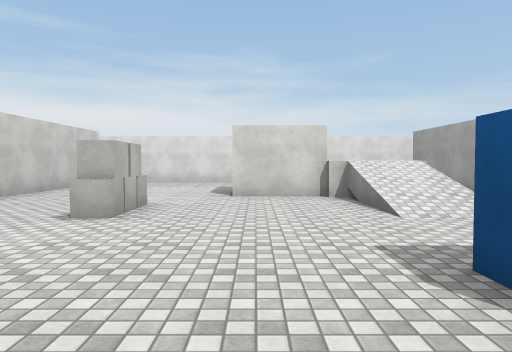
[1] (above)

20 first-person views from a walk through a 3-D level made in the Unity game engine. The camera is 1.4 m above the floor, tilts 2° down and sees 70° across. The floor is counted in squares, 2 m on a side. Each view is taken from the middle of a square. On the plan, view 1 faces up. The plan holds only what a view shows up to about 11 squares ahead; the rest is blank. The player is left out. Surface patterns are stand-ins for the level's own textures.

[2]
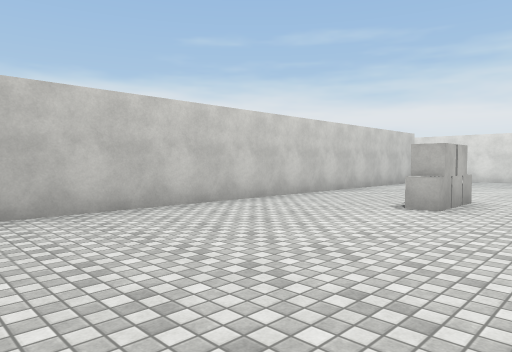

[3]
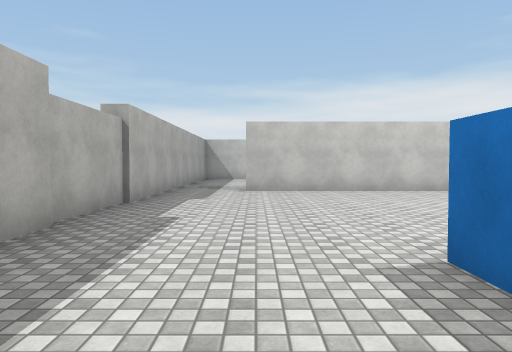

[4]
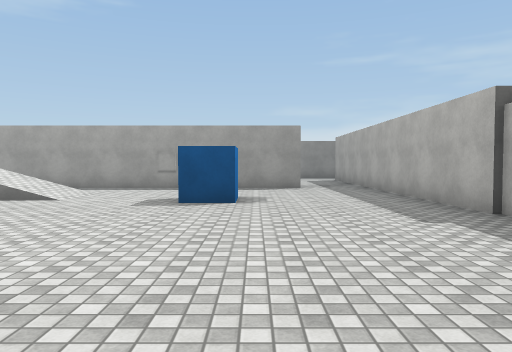

[5]
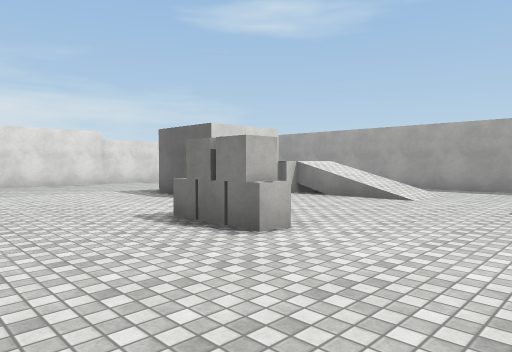

[6]
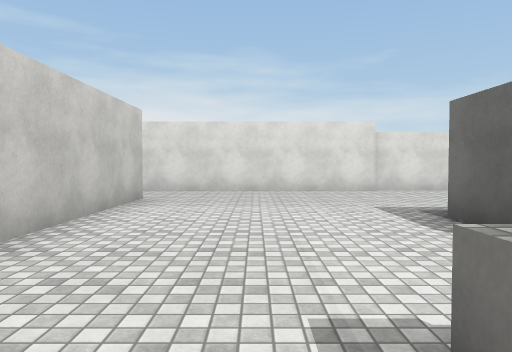

[7]
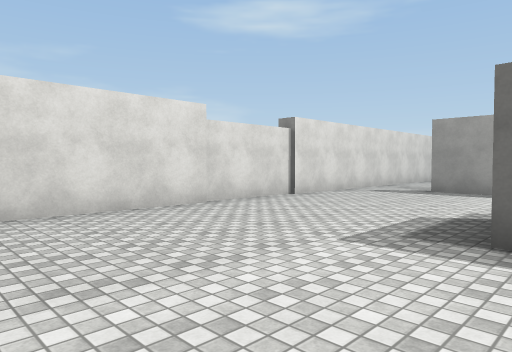

[8]
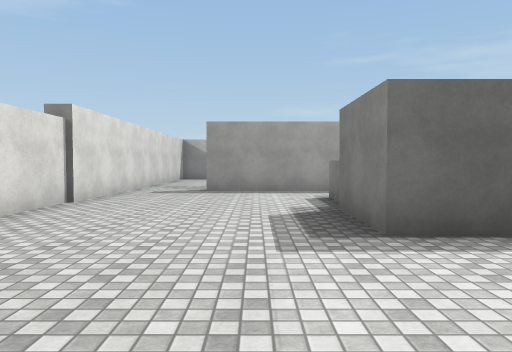

[9]
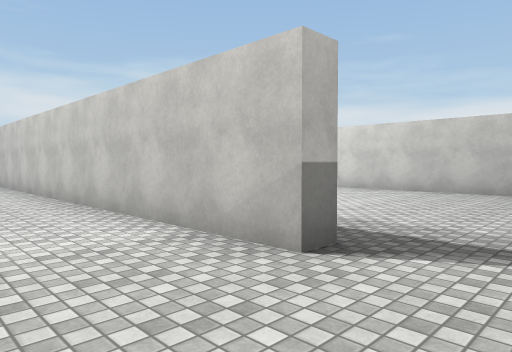

[10]
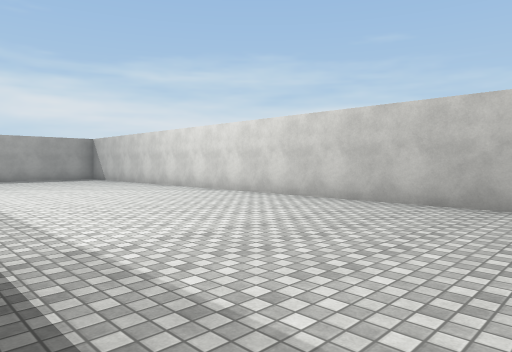

[11]
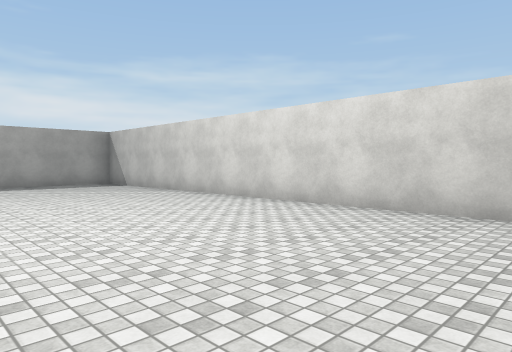

[12]
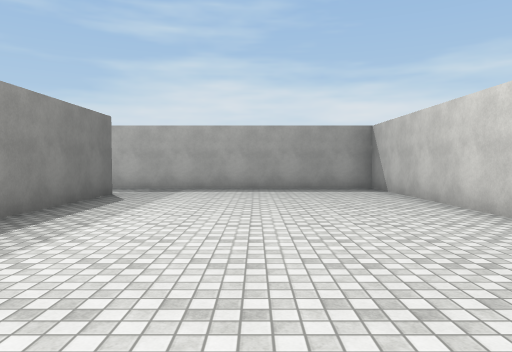

[13]
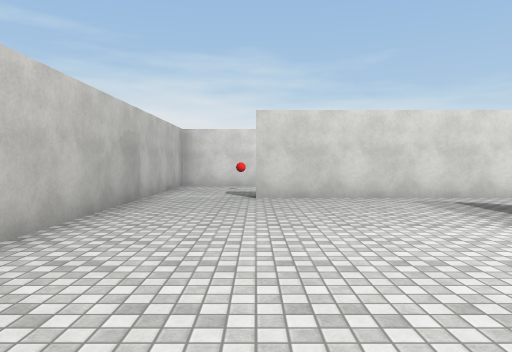

[14]
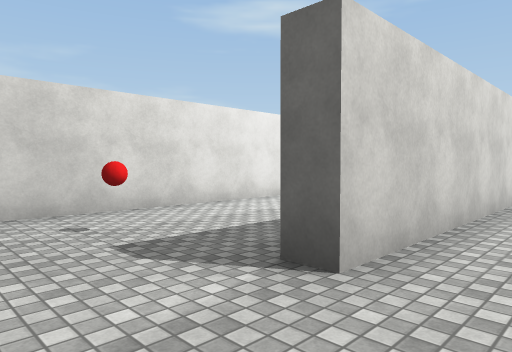

[15]
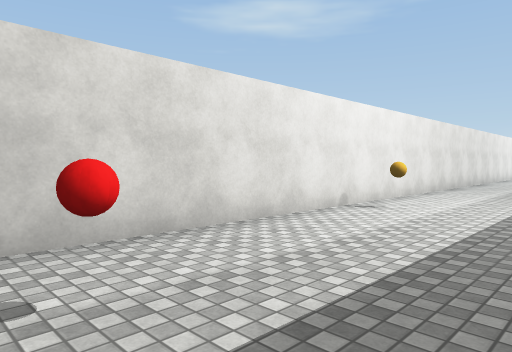

[16]
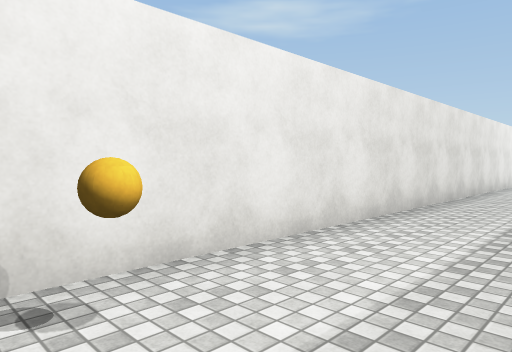

[17]
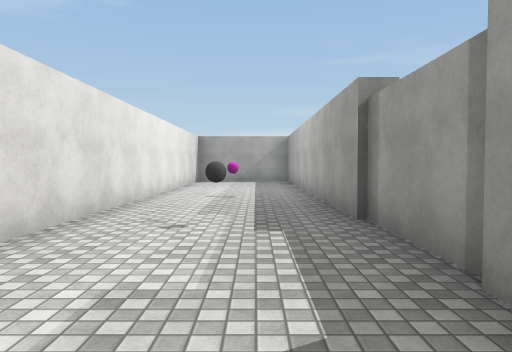

[18]
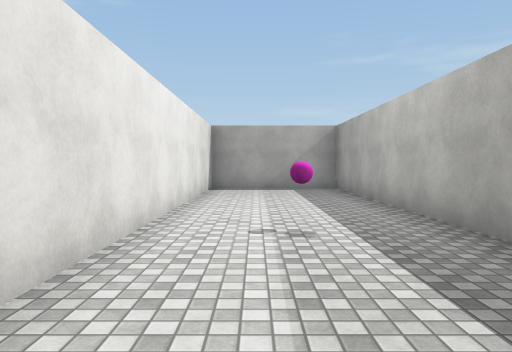

[19]
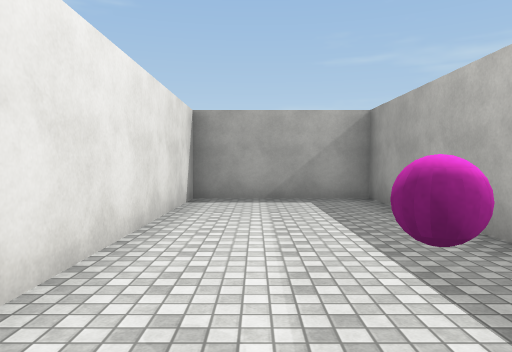

[20]
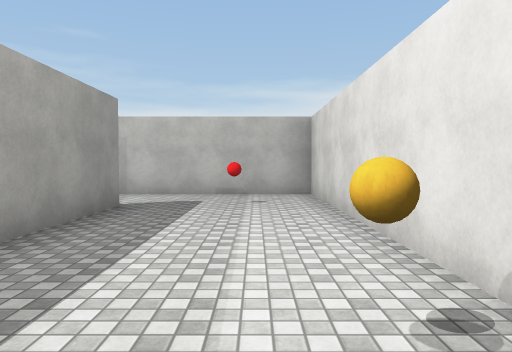

### Floor plan
Points are (right, up) in squares from view 1. A wall is a line through its corners. A room is listed if a view was taken in it or the views show most of it. See-through windows are left out.
Room 1 (views 1, 2, 3, 4, 5, 6, 7, 8, 9)
walls: (-0.5, 8.5) (-0.5, 9.7) (1.5, 9.7); (1.5, 7.7) (-0.5, 7.7); (5.3, 4.4) (5.3, 12.2); (-5.2, 12.3) (-5.2, -0.2); (5.3, -0.2) (5.3, 1.5); (-5.6, -2.2) (4.5, -2.2); (4.5, 14.2) (-5.5, 14.2)
low walls: (1.9, 6.9) (1.9, 7.5)
ways out: opening at (-6, -1) to room 2; opening at (-6, 13.5) to room 2; opening at (5, -1); opening at (5, 13.5)
objects: other object (-2, 5); other object (-2, 6); other object (2, 2)
Room 2 (views 10, 11, 12, 13, 14)
walls: (-5.9, 12.3) (-5.2, 12.3); (-5.8, -0.2) (-5.8, 3.4); (-5.5, 14.2) (-10, 14.2); (-12.3, 14.5) (-12.3, -2.2) (-5.6, -2.2)
ways out: opening at (-6, -1) to room 1; opening at (-6, 13.5) to room 1; opening at (-11.5, 15) to room 3
Room 3 (views 15, 16, 17, 18, 19, 20)
walls: (-0.2, 14.7) (12.2, 14.7) (12.2, 18.2) (-12.3, 18.2) (-12.3, 14.5); (-10, 14.2) (-10, 14.7) (-7.1, 14.7)
ways out: opening at (-11.5, 15) to room 2
objects: red ball (-10, 17); ball (-5, 17); grey ball (2, 16); pink ball (6, 17)

Positions as (right, up) in squares from view 1, and headings:
1: (0, 0), facing up
2: (0, -1), facing up-left
3: (4, 0), facing left
4: (-5, 1), facing right
5: (-5, 2), facing up-right
6: (-3, 5), facing up
7: (-4, 9), facing up-right
8: (-4, 11), facing right
9: (-3, 14), facing down-left
10: (-6, 14), facing down-left
11: (-7, 10), facing down-left
12: (-9, 8), facing down
13: (-10, 7), facing up
14: (-12, 13), facing up-right
15: (-11, 15), facing up-right
16: (-6, 16), facing up-right
17: (-2, 16), facing right
18: (2, 17), facing right
19: (5, 17), facing right
20: (-4, 17), facing left
